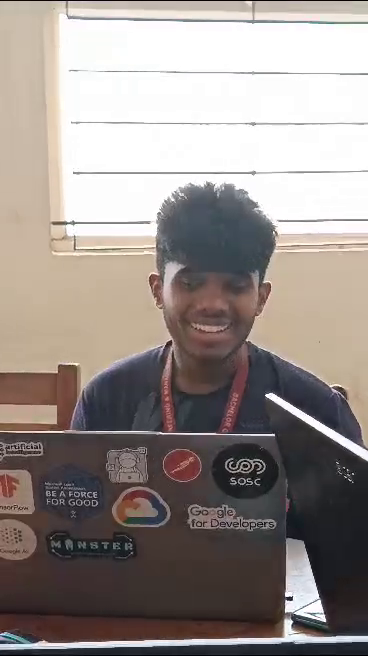
#> input picture frame 6 of vdo.mp4, 368 x 656 px
$ python resize.py
#> lines starting #> are read from the running program, lines starting #| are printed output that depends on the picture
#> further down, frame is the input picture: shape (656, 368, 3); mean B, G, R 138.6, 142.7, 151.5
import cv2
# reading image
# Img=cv2.imread('photos/pic1.jpg')
# cv2.imshow('pic1', Img)

def rescaleframe(frame,scale=0.75):
#> called with scale = 0.75
    width=int(frame.shape[1] * scale)
#> width = 276
    height=int(frame.shape[1] * scale)
#> height = 276
    dimensions=(width,height)
#> dimensions = (276, 276)

    return cv2.resize(frame,dimensions,interpolation=cv2.INTER_AREA)
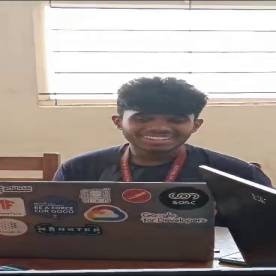
#> returned value: shape (276, 276, 3); mean of channels 0, 1, 2 138.6, 142.7, 151.5; drawn as B, G, R

 #reading vdo

capture=cv2.VideoCapture('vdo.mp4')
while True :
    isTrue, frame=capture.read()

    frame_resized = rescaleframe(frame)
    # cv2.imshow('Video',frame)
    cv2.imshow('video resized', frame_resized)

    if cv2.waitKey(20)& 0xFF==ord('d'):
#> (key Esc is pressed here)
        break

capture.release()
cv2.destroyAllWindows()

# [14 lines of commented-out code are left out]

$ run again, starting later in the video
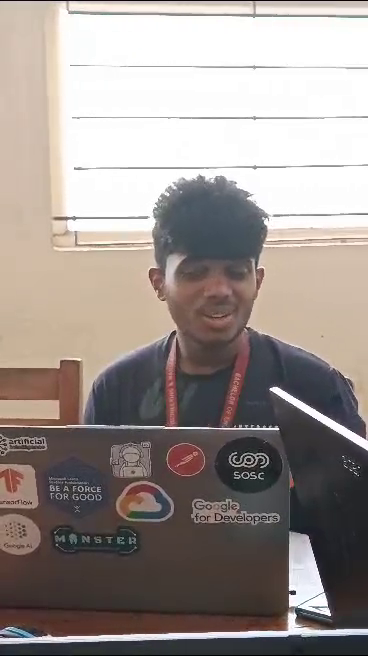
#> input picture frame 31 of vdo.mp4, 368 x 656 px
#> frame is the input picture: shape (656, 368, 3); mean B, G, R 142.4, 146.6, 155.8
#> in rescaleframe, `return cv2.resize(frame,dimensions,interpolation=cv2.INTER_AREA)`:
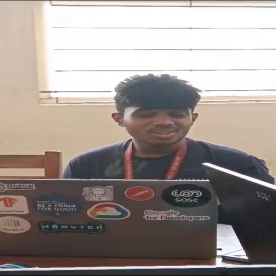
#> returned value: shape (276, 276, 3); mean of channels 0, 1, 2 142.4, 146.6, 155.8; drawn as B, G, R

$ run again, starting later in the video
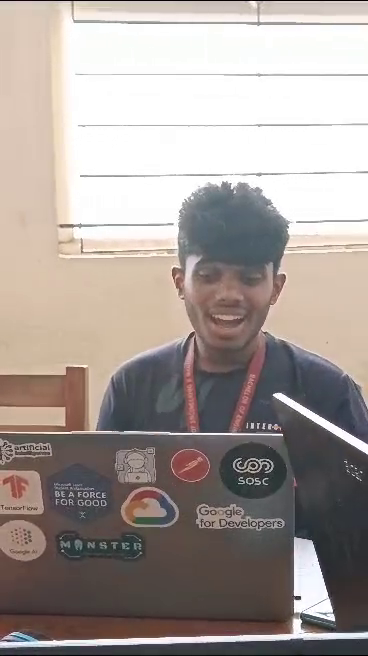
#> input picture frame 55 of vdo.mp4, 368 x 656 px
#> frame is the input picture: shape (656, 368, 3); mean B, G, R 151.7, 156.2, 165.7
#> in rescaleframe, `return cv2.resize(frame,dimensions,interpolation=cv2.INTER_AREA)`:
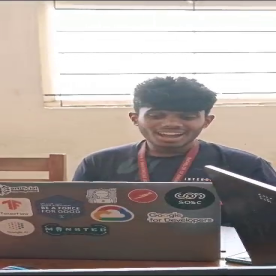
#> returned value: shape (276, 276, 3); mean of channels 0, 1, 2 151.7, 156.2, 165.7; drawn as B, G, R
